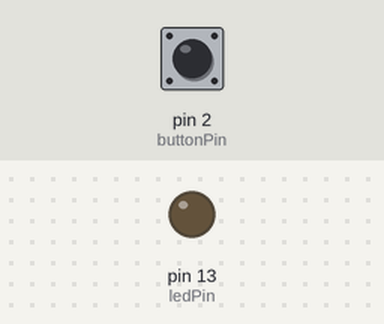
Recording of a sketch running on a simulated Arduino Uno, built with avr-gcc and run on an emulated ATmega328P. Shown: output pins drawn as LEDs (lit = HIGH). The inputs (shaded band) are chosen by the test bench; at power-on: pin 2 (buttonPin) HIGH.

Above: at 1.2 s.
1.3 s: pin 2 (buttonPin) pulled LOW for 0.15 s
At 2.9 s:
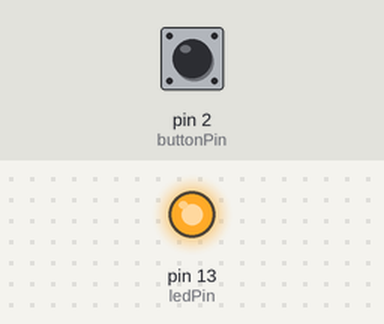
Timing chart, 0 to 10.4 s (numbered marks = the images above; inputs shaded):
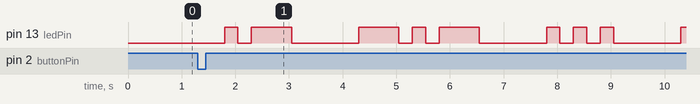

The sketch:

sketch_aug16a.ino
```cpp
const int ledPin = LED_BUILTIN; // Pin for the built-in LED
const int buttonPin = 2; // Pin for the button connected to D2
bool buttonPressed = false; // To track button press state

// Morse code timing constants
const int dotDuration = 250; // Duration of a dot in milliseconds
const int dashDuration = 750; // Duration of a dash in milliseconds
const int letterGap = 1000; // Gap between letters in milliseconds
const int partGap = 250; // Gap between parts of the same letter

void setup() {
  pinMode(ledPin, OUTPUT); // Set the LED pin as output
  pinMode(buttonPin, INPUT_PULLUP); // Set the button pin as input with internal pull-up resistor
}

void loop() {
  // Check if the button is pressed (LOW because of pull-up resistor)
  if (digitalRead(buttonPin) == LOW) {
    buttonPressed = !buttonPressed; // Toggle the buttonPressed state
    delay(500); // Debounce delay to prevent multiple triggers
  }

  // If the button is pressed, start blinking the Morse code
  if (buttonPressed) {
    blinkMorseCode();
  }
}

void blinkMorseCode() {
  // Blink "A" in Morse code (dot-dash)
  dot();
  dash();
  delay(letterGap); // Gap between letters

  // Blink "K" in Morse code (dash-dot-dash)
  dash();
  dot();
  dash();
  delay(letterGap);

  // Blink "S" in Morse code (dot-dot-dot)
  dot();
  dot();
  dot();
  delay(letterGap);

  // Blink "H" in Morse code (dot-dot-dot-dot)
  dot();
  dot();
  dot();
  dot();
  delay(letterGap);

  // Blink "I" in Morse code (dot-dot)
  dot();
  dot();
  delay(letterGap);

  // Blink "T" in Morse code (dash)
  dash();
  delay(letterGap);
}

// Function to blink a dot (short blink)
void dot() {
  digitalWrite(ledPin, HIGH); // Turn on LED
  delay(dotDuration); // Wait for the duration of a dot
  digitalWrite(ledPin, LOW); // Turn off LED
  delay(partGap); // Wait between parts of the same letter
}

// Function to blink a dash (long blink)
void dash() {
  digitalWrite(ledPin, HIGH); // Turn on LED
  delay(dashDuration); // Wait for the duration of a dash
  digitalWrite(ledPin, LOW); // Turn off LED
  delay(partGap); // Wait between parts of the same letter
}
```

Measured:
- after the input at 1.3 s, pin 13 (ledPin): LOW → HIGH after 0.50 s, → LOW 0.25 s later, → HIGH 0.25 s later, → LOW 0.75 s later, … (17 changes in this stretch)
